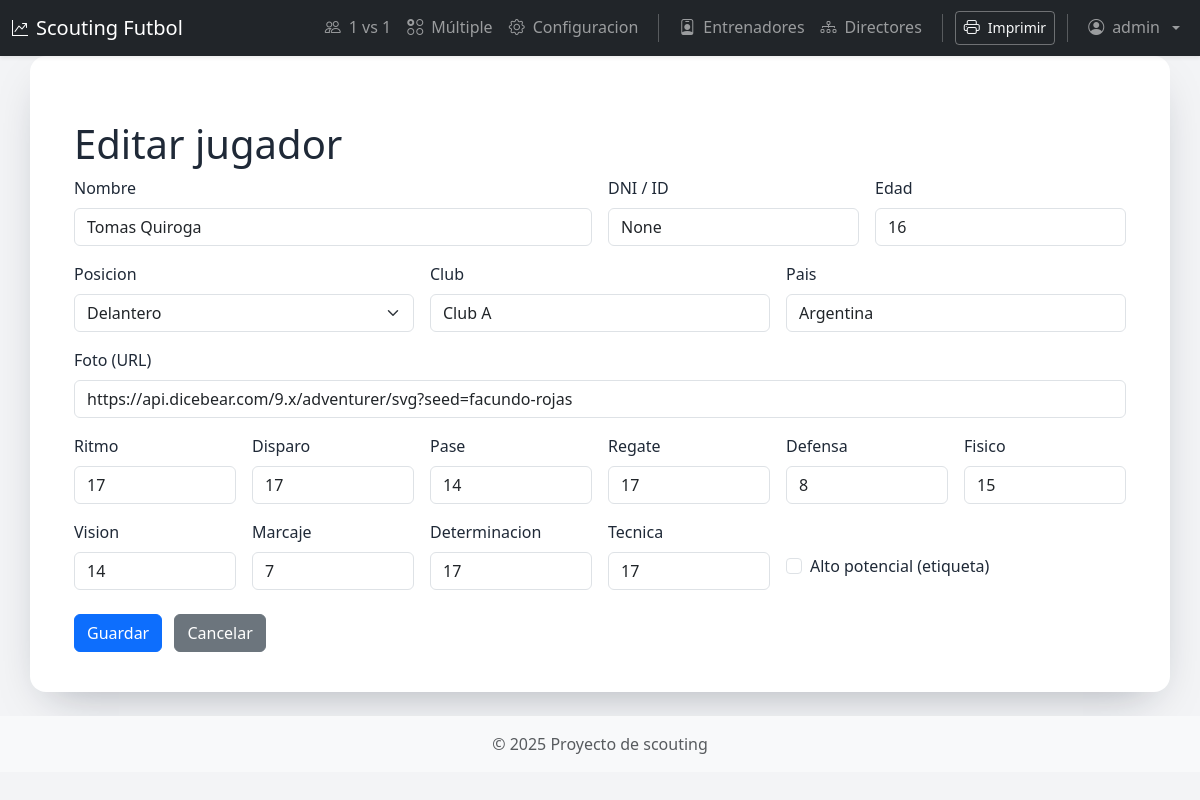
Page /edit_player/1 (signed in) on the committed database.
### models.py (models this page shows, shortened)
class Player(Base):
    __tablename__ = "players"
    id = Column(Integer, primary_key=True)
    name = Column(String, nullable=False)
    national_id = Column(String, unique=True, nullable=True)
    age = Column(Integer, nullable=False)
    position = Column(String, nullable=False)
    club = Column(String, nullable=True)
    country = Column(String, nullable=True)
    photo_url = Column(String, nullable=True)
    pace = Column(Integer, nullable=False)
    shooting = Column(Integer, nullable=False)
    passing = Column(Integer, nullable=False)
    dribbling = Column(Integer, nullable=False)
    defending = Column(Integer, nullable=False)
    physical = Column(Integer, nullable=False)
    vision = Column(Integer, nullable=False)
    tackling = Column(Integer, nullable=False)
    determination = Column(Integer, nullable=False)
    technique = Column(Integer, nullable=False)
    potential_label = Column(Boolean, nullable=False)
    stats = relationship("PlayerStat", back_populates="player", cascade="all, delete-orphan")
    attribute_history = relationship("PlayerAttributeHistory", back_populates="player", cascade="all, delete-orphan")

### app.py (the view, shortened to what this page needs)
@app.route('/edit_player/<int:player_id>', methods=['GET', 'POST'])
@login_required
def edit_player(player_id):
    if request.method == "POST":
        _require_csrf()
    db = Session()
    player = db.get(Player, player_id)
    if not player:
        db.close()
        abort(404)
    db.close()
    return render_template('edit_player.html', player=player, position_options=POSITION_OPTIONS)

### app.py (called while the page is built)
def _csrf_token() -> str:
    token = session.get("csrf_token")
    if not token:
        token = secrets.token_urlsafe(32)
        session["csrf_token"] = token
    return token

@app.context_processor
def inject_csrf_token():
    return {"csrf_token": _csrf_token()}

@app.context_processor
def navbar_url_helpers():
    def first_url(*endpoints, **values):
        for ep in endpoints:
            try:
                return url_for(ep, **values)
            except Exception:
                continue
        return "#"
    return dict(first_url=first_url)

@app.context_processor
def auth_flags():
    return {
        "is_authenticated": bool(session.get("user_id")),
        "current_username": session.get("username", "admin"),
    }

def display_position_label(value: Optional[str]) -> str:
    normalized = normalized_position(value)
    return "Arquero" if normalized == "Portero" else normalized

@app.context_processor
def position_labels():
    return {"display_position": display_position_label}

def login_required(view_func: Callable) -> Callable:
    @wraps(view_func)
    def wrapper(*args, **kwargs):
        if not session.get('user_id'):
            return redirect(url_for('login', next=request.url))
        return view_func(*args, **kwargs)
    return wrapper

    @event.listens_for(engine, "connect")
    def _set_sqlite_pragma(dbapi_connection, connection_record):
        cursor = dbapi_connection.cursor()
        cursor.execute("PRAGMA foreign_keys=ON;")
        cursor.execute("PRAGMA journal_mode=WAL;")
        cursor.execute("PRAGMA synchronous=NORMAL;")
        cursor.execute("PRAGMA busy_timeout=5000;")
        cursor.close()

### player_logic.py (called while the page is built)
def normalized_position(value: Optional[str]) -> str:
    if not value:
        return "Mediocampista"
    text = value.strip().lower()
    for canonical, keywords in _POSITION_KEYWORDS:
        if any(keyword in text for keyword in keywords):
            return canonical
    if text.title() in POSITION_CHOICES:
        return text.title()
    return "Mediocampista"

### templates/edit_player.html (shortened to what this page needs)
{% extends "base.html" %}
{% block content %}
{% set form = form_data if form_data is defined else None %}
<div class="container mt-4">
  <h1>Editar jugador</h1>
  <form method="post">
    <div class="row g-3">
      <div class="col-md-6">
        <label class="form-label">Nombre</label>
        <input type="text" name="name" class="form-control" value="{{ form.get('name') if form else player.name }}" required>
      </div>
      <div class="col-md-3">
        <label class="form-label">DNI / ID</label>
        <input type="text" name="national_id" class="form-control" inputmode="numeric" pattern="\d*" value="{{ form.get('national_id') if form else player.national_id }}" required>
      </div>
      <div class="col-md-3">
        <label class="form-label">Edad</label>
        <input type="number" name="age" class="form-control" value="{{ form.get('age') if form else player.age }}" min="12" max="18" required>
      </div>
      <div class="col-md-4">
        <label class="form-label">Posicion</label>
        {% set selected_position = form.get('position') if form else player.position %}
        <select name="position" class="form-select" required>
          {% for pos in position_options %}
          <option value="{{ pos }}" {% if selected_position == pos %}selected{% endif %}>{{ display_position(pos) }}</option>
          {% endfor %}
        </select>
      </div>
      <div class="col-md-4">
        <label class="form-label">Club</label>
        <input type="text" name="club" class="form-control" value="{{ form.get('club') if form else player.club }}">
      </div>
      <div class="col-md-4">
        <label class="form-label">Pais</label>
        <input type="text" name="country" class="form-control" value="{{ form.get('country') if form else player.country }}">
      </div>
      <div class="col-md-12">
        <label class="form-label">Foto (URL)</label>
        <input type="url" name="photo_url" class="form-control"
               value="{{ form.get('photo_url') if form else player.photo_url }}"
               placeholder="https://...">
      </div>
      {% for attr, label in {
        'pace':'Ritmo','shooting':'Disparo','passing':'Pase','dribbling':'Regate',
        'defending':'Defensa','physical':'Fisico','vision':'Vision','tackling':'Marcaje',
        'determination':'Determinacion','technique':'Tecnica'}.items() %}
      <div class="col-md-2">
        <label class="form-label">{{ label }}</label>
        {% set attr_value = form.get(attr) if form else (player|attr(attr)) %}
        <input type="number" name="{{ attr }}" class="form-control" value="{{ attr_value }}" min="0" max="20" required>
      </div>
      {% endfor %}
      <div class="col-md-4 d-flex align-items-center">
        <div class="form-check mt-4">
          {% set checked = form.get('potential_label') if form else ('1' if player.potential_label else '') %}
          <input class="form-check-input" type="checkbox" value="1" id="potential_label" name="potential_label"
                 {% if checked %}checked{% endif %}>
          <label class="form-check-label" for="potential_label">
            Alto potencial (etiqueta)
          </label>
        </div>
      </div>
    </div>
    <div class="mt-4">
      <button type="submit" class="btn btn-primary">Guardar</button>
      <a href="{{ url_for('player_detail', player_id=player.id) }}" class="btn btn-secondary ms-2">Cancelar</a>
    </div>
  </form>
</div>
{% endblock %}

### static/styles.css (style rules this page uses)
body { background-color: #f3f4f6; font-family: "Segoe UI", Tahoma, Geneva, Verdana, sans-serif; color: #1f2937; }

### rows in the picture
Player: name "Tomas Quiroga", national_id "None", age "16", position "Delantero", club "Club A", country "Argentina", photo_url "https://api.dicebear.com/9.x/adventurer/svg?seed=facundo-rojas"

### other values in the picture
{{ current_username }} "admin"
{{ label }} "Ritmo" "Disparo" "Pase" "Regate" "Defensa" "Fisico" "Vision" "Marcaje" "Determinacion" "Tecnica"
